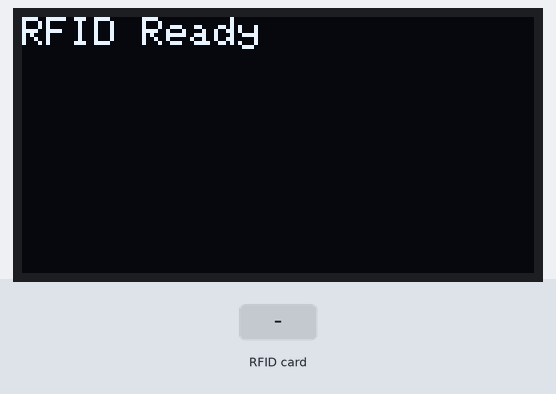
Bench run of a sketch on a simulated ESP32. Shown: 128×64 one-colour display. The test bench sets the inputs (shaded band). What the sketch prints to the serial monitor is not drawn.

Above: at 1.3 s.
1.4 s: RFID card 61 27 5D A4 held to the reader
At 2.3 s:
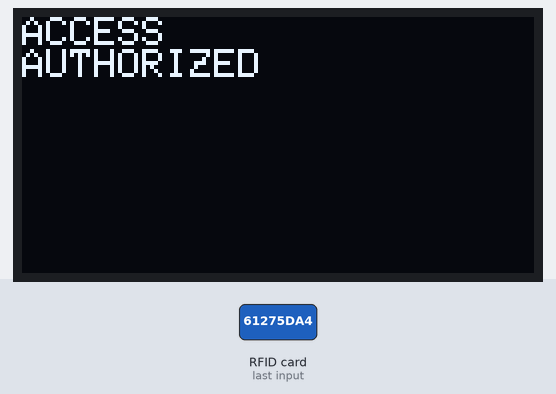
2.9 s: RFID card 5E 7A 19 C4 held to the reader
At 5.4 s:
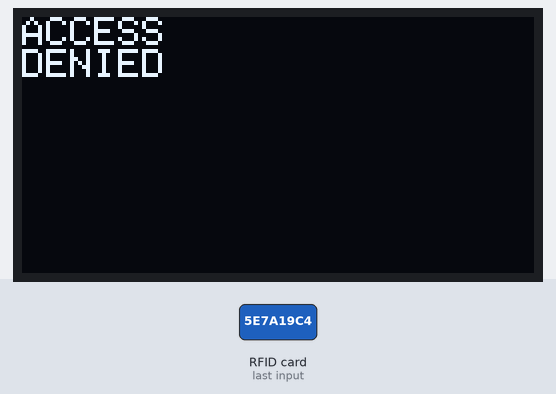
5.9 s: RFID card 82 36 B4 00 held to the reader
At 8.5 s:
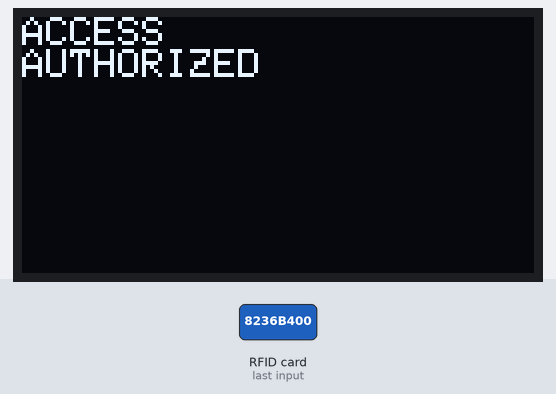
Timing chart, 0 to 10.0 s (numbered marks = the images above; inputs shaded):
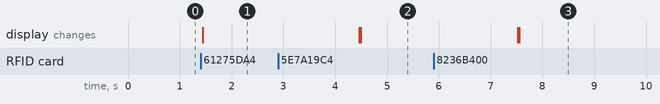

Measured:
- after the input at 1.4 s, the display: changes at once (image 1)
- after the input at 2.9 s, the display: first differs from a run without the input after 1.6 s (image 2)
- after the input at 5.9 s, the display: first differs from a run without the input after 1.6 s (image 3)

The sketch:

CFL03_RFID_Card_Read_Access_OLED.ino
```cpp
#include <SPI.h>
#include <MFRC522.h>
#include <Wire.h>
#include <Adafruit_GFX.h>
#include <Adafruit_SSD1306.h>

// ---------- OLED ----------
#define SCREEN_WIDTH 128
#define SCREEN_HEIGHT 64
#define OLED_RESET -1
#define OLED_ADDR 0x3C

Adafruit_SSD1306 display(SCREEN_WIDTH, SCREEN_HEIGHT, &Wire, OLED_RESET);

// ---------- RFID ----------
#define SS_PIN 5
#define RST_PIN 13
MFRC522 mfrc522(SS_PIN, RST_PIN);

void setup() {
  Serial.begin(9600);

  // I2C + OLED
  Wire.begin(21, 22);
  if (!display.begin(SSD1306_SWITCHCAPVCC, OLED_ADDR)) {
    while (true);
  }

  display.clearDisplay();
  display.setTextSize(1);
  display.setTextColor(SSD1306_WHITE);
  display.setCursor(0, 0);
  display.println("RFID Ready");
  display.display();

  // RFID
  SPI.begin();
  mfrc522.PCD_Init();
}

void loop() {
  // Look for new card
  if (!mfrc522.PICC_IsNewCardPresent()) return;
  if (!mfrc522.PICC_ReadCardSerial()) return;

  // Read UID
  String content = "";
  for (byte i = 0; i < mfrc522.uid.size; i++) {
    content += (mfrc522.uid.uidByte[i] < 0x10 ? " 0" : " ");
    content += String(mfrc522.uid.uidByte[i], HEX);
  }
  content.toUpperCase();

  display.clearDisplay();
  display.setCursor(0, 0);

  // Check authorization
  if (content.substring(1) == "61 27 5D A4" ||
      content.substring(1) == "82 36 B4 00") {

    display.println("ACCESS");
    display.println("AUTHORIZED");
    Serial.println("Authorized access");

  } else {
    display.println("ACCESS");
    display.println("DENIED");
    Serial.println("Access denied");
  }

  display.display();
  delay(3000);

  // Clear screen after delay
  display.clearDisplay();
  display.setCursor(0, 0);
  display.println("Scan Card...");
  display.display();
}
```
